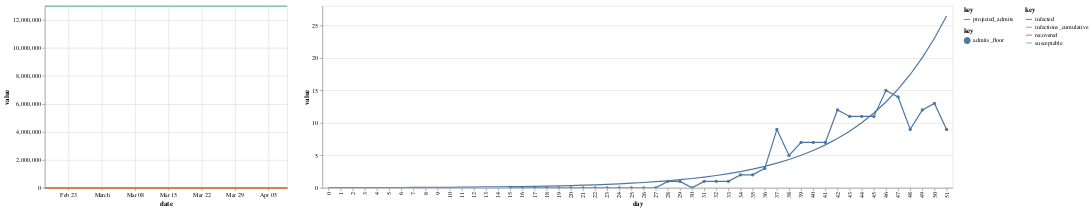

The notebook cell saved with this chart:
### Markdown cell above
### Visualize Fit

### Code cell
start_date = best_loss['start_date']
total_days = len(la) + (la.date.min() - start_date).days
N = total_days

s, i, r = sir(start_date, best_loss['doubling_time'], regional_population, infectious_days, N)
d = pd.DataFrame({
    'date': pd.date_range(start_date, periods = N), 
    'susceptable': s, 
    "infected": i, 
    "recovered": r,
    "infections_cumulative": i + r,
    "projected_admits": i * overall_hosp_rate * hosp_market_share,
})

p1 = (alt
 .Chart(d)
 .transform_fold(['susceptable', 'infected', 'recovered', 'infections_cumulative'])
 .encode(x='date:T', y="value:Q", color='key:N')
 .mark_line()
)
combined = d.merge(la, on="date", how="left")
combined["day"] = np.arange(0, combined.shape[0])

sir_p = (alt
 .Chart()
 .transform_fold(['projected_admits'])
#  .encode(x='day:N', y=alt.Y("value:Q", scale = alt.Scale(domain=(0, 1000))), color='key:N')
 .encode(x='day:N', y=alt.Y("value:Q"), color='key:N')
 .mark_line(clip=True)
)

act_p = (alt
 .Chart()
 .transform_fold(['admits_floor'])
 .encode(x='day:N', y="value:Q", color='key:N')
 .mark_line(point = True, clip=True)
)

p2 = alt.layer(sir_p, act_p, data=combined).resolve_scale(color="independent")
alt.hconcat(p1, p2)

### Figure 1 — Vega-Lite specification as saved in the notebook (floating-point values rounded to 4 significant figures)
{"config": {"view": {"continuousWidth": 400, "continuousHeight": 300}}, "hconcat": [{"data": {"name": "data-4ea5667ce53f233c780239dcfdc973f3"}, "mark": "line", "encoding": {"color": {"type": "nominal", "field": "key"}, "x": {"type": "temporal", "field": "date"}, "y": {"type": "quantitative", "field": "value"}}, "transform": [{"fold": ["susceptable", "infected", "recovered", "infections_cumulative"]}]}, {"layer": [{"mark": {"type": "line", "clip": true}, "encoding": {"color": {"type": "nominal", "field": "key"}, "x": {"type": "nominal", "field": "day"}, "y": {"type": "quantitative", "field": "value"}}, "transform": [{"fold": ["projected_admits"]}]}, {"mark": {"type": "line", "clip": true, "point": true}, "encoding": {"color": {"type": "nominal", "field": "key"}, "x": {"type": "nominal", "field": "day"}, "y": {"type": "quantitative", "field": "value"}}, "transform": [{"fold": ["admits_floor"]}]}], "data": {"name": "data-5d0d82ad02b1cce2b35e5601bf034324"}, "resolve": {"scale": {"color": "independent"}}}], "$schema": "https://vega.github.io/schema/vega-lite/v4.0.2.json", "datasets": {"data-4ea5667ce53f233c780239dcfdc973f3": [{"date": "2020-02-18T00:00:00", "susceptable": 13000000.0, "infected": 1.0, "recovered": 0.0, "infections_cumulative": 1.0, "projected_admits": 0.0225}, {"date": "2020-02-19T00:00:00", "susceptable": 13000000.0, "infected": 1.149, "recovered": 0.07143, "infections_cumulative": 1.22, "projected_admits": 0.02585}, {"date": "2020-02-20T00:00:00", "susceptable": 13000000.0, "infected": 1.32, "recovered": 0.1535, "infections_cumulative": 1.473, "projected_admits": 0.02969}, {"date": "2020-02-21T00:00:00", "susceptable": 13000000.0, "infected": 1.516, "recovered": 0.2477, "infections_cumulative": 1.763, "projected_admits": 0.0341}, {"date": "2020-02-22T00:00:00", "susceptable": 13000000.0, "infected": 1.741, "recovered": 0.356, "infections_cumulative": 2.097, "projected_admits": 0.03917}, {"date": "2020-02-23T00:00:00", "susceptable": 13000000.0, "infected": 2.0, "recovered": 0.4804, "infections_cumulative": 2.48, "projected_admits": 0.045}, {"date": "2020-02-24T00:00:00", "susceptable": 13000000.0, "infected": 2.297, "recovered": 0.6232, "infections_cumulative": 2.921, "projected_admits": 0.05169}, {"date": "2020-02-25T00:00:00", "susceptable": 13000000.0, "infected": 2.639, "recovered": 0.7873, "infections_cumulative": 3.426, "projected_admits": 0.05938}, {"date": "2020-02-26T00:00:00", "susceptable": 13000000.0, "infected": 3.031, "recovered": 0.9758, "infections_cumulative": 4.007, "projected_admits": 0.06821}, {"date": "2020-02-27T00:00:00", "susceptable": 13000000.0, "infected": 3.482, "recovered": 1.192, "infections_cumulative": 4.675, "projected_admits": 0.07835}, {"date": "2020-02-28T00:00:00", "susceptable": 13000000.0, "infected": 4.0, "recovered": 1.441, "infections_cumulative": 5.441, "projected_admits": 0.09}, {"date": "2020-02-29T00:00:00", "susceptable": 13000000.0, "infected": 4.595, "recovered": 1.727, "infections_cumulative": 6.322, "projected_admits": 0.1034}, {"date": "2020-03-01T00:00:00", "susceptable": 13000000.0, "infected": 5.278, "recovered": 2.055, "infections_cumulative": 7.333, "projected_admits": 0.1188}, {"date": "2020-03-02T00:00:00", "susceptable": 13000000.0, "infected": 6.063, "recovered": 2.432, "infections_cumulative": 8.495, "projected_admits": 0.1364}, {"date": "2020-03-03T00:00:00", "susceptable": 13000000.0, "infected": 6.964, "recovered": 2.865, "infections_cumulative": 9.829, "projected_admits": 0.1567}, {"date": "2020-03-04T00:00:00", "susceptable": 13000000.0, "infected": 8.0, "recovered": 3.363, "infections_cumulative": 11.36, "projected_admits": 0.18}, {"date": "2020-03-05T00:00:00", "susceptable": 13000000.0, "infected": 9.19, "recovered": 3.934, "infections_cumulative": 13.12, "projected_admits": 0.2068}, {"date": "2020-03-06T00:00:00", "susceptable": 13000000.0, "infected": 10.56, "recovered": 4.59, "infections_cumulative": 15.15, "projected_admits": 0.2375}, {"date": "2020-03-07T00:00:00", "susceptable": 13000000.0, "infected": 12.13, "recovered": 5.344, "infections_cumulative": 17.47, "projected_admits": 0.2728}, {"date": "2020-03-08T00:00:00", "susceptable": 13000000.0, "infected": 13.93, "recovered": 6.21, "infections_cumulative": 20.14, "projected_admits": 0.3134}, {"date": "2020-03-09T00:00:00", "susceptable": 13000000.0, "infected": 16.0, "recovered": 7.205, "infections_cumulative": 23.21, "projected_admits": 0.36}, {"date": "2020-03-10T00:00:00", "susceptable": 13000000.0, "infected": 18.38, "recovered": 8.348, "infections_cumulative": 26.73, "projected_admits": 0.4135}, {"date": "2020-03-11T00:00:00", "susceptable": 13000000.0, "infected": 21.11, "recovered": 9.661, "infections_cumulative": 30.77, "projected_admits": 0.475}, {"date": "2020-03-12T00:00:00", "susceptable": 13000000.0, "infected": 24.25, "recovered": 11.17, "infections_cumulative": 35.42, "projected_admits": 0.5457}, {"date": "2020-03-13T00:00:00", "susceptable": 13000000.0, "infected": 27.86, "recovered": 12.9, "infections_cumulative": 40.76, "projected_admits": 0.6268}, {"date": "2020-03-14T00:00:00", "susceptable": 13000000.0, "infected": 32.0, "recovered": 14.89, "infections_cumulative": 46.89, "projected_admits": 0.72}, {"date": "2020-03-15T00:00:00", "susceptable": 13000000.0, "infected": 36.76, "recovered": 17.18, "infections_cumulative": 53.93, "projected_admits": 0.8271}, {"date": "2020-03-16T00:00:00", "susceptable": 13000000.0, "infected": 42.22, "recovered": 19.8, "infections_cumulative": 62.03, "projected_admits": 0.95}, {"date": "2020-03-17T00:00:00", "susceptable": 13000000.0, "infected": 48.5, "recovered": 22.82, "infections_cumulative": 71.32, "projected_admits": 1.091}, {"date": "2020-03-18T00:00:00", "susceptable": 13000000.0, "infected": 55.71, "recovered": 26.28, "infections_cumulative": 82.0, "projected_admits": 1.254}, {"date": "2020-03-19T00:00:00", "susceptable": 13000000.0, "infected": 64.0, "recovered": 30.26, "infections_cumulative": 94.26, "projected_admits": 1.44}, {"date": "2020-03-20T00:00:00", "susceptable": 13000000.0, "infected": 73.52, "recovered": 34.83, "infections_cumulative": 108.3, "projected_admits": 1.654}, {"date": "2020-03-21T00:00:00", "susceptable": 13000000.0, "infected": 84.45, "recovered": 40.09, "infections_cumulative": 124.5, "projected_admits": 1.9}, {"date": "2020-03-22T00:00:00", "susceptable": 13000000.0, "infected": 97.0, "recovered": 46.12, "infections_cumulative": 143.1, "projected_admits": 2.183}, {"date": "2020-03-23T00:00:00", "susceptable": 13000000.0, "infected": 111.4, "recovered": 53.05, "infections_cumulative": 164.5, "projected_admits": 2.507}, {"date": "2020-03-24T00:00:00", "susceptable": 13000000.0, "infected": 128.0, "recovered": 61.01, "infections_cumulative": 189.0, "projected_admits": 2.88}, {"date": "2020-03-25T00:00:00", "susceptable": 13000000.0, "infected": 147.0, "recovered": 70.15, "infections_cumulative": 217.2, "projected_admits": 3.308}, {"date": "2020-03-26T00:00:00", "susceptable": 13000000.0, "infected": 168.9, "recovered": 80.65, "infections_cumulative": 249.5, "projected_admits": 3.8}, {"date": "2020-03-27T00:00:00", "susceptable": 13000000.0, "infected": 194.0, "recovered": 92.71, "infections_cumulative": 286.7, "projected_admits": 4.365}, {"date": "2020-03-28T00:00:00", "susceptable": 13000000.0, "infected": 222.9, "recovered": 106.6, "infections_cumulative": 329.4, "projected_admits": 5.014}, {"date": "2020-03-29T00:00:00", "susceptable": 13000000.0, "infected": 256.0, "recovered": 122.5, "infections_cumulative": 378.5, "projected_admits": 5.76}, {"date": "2020-03-30T00:00:00", "susceptable": 13000000.0, "infected": 294.1, "recovered": 140.8, "infections_cumulative": 434.8, "projected_admits": 6.616}, {"date": "2020-03-31T00:00:00", "susceptable": 13000000.0, "infected": 337.8, "recovered": 161.8, "infections_cumulative": 499.6, "projected_admits": 7.6}, {"date": "2020-04-01T00:00:00", "susceptable": 13000000.0, "infected": 388.0, "recovered": 185.9, "infections_cumulative": 573.9, "projected_admits": 8.73}, {"date": "2020-04-02T00:00:00", "susceptable": 13000000.0, "infected": 445.7, "recovered": 213.6, "infections_cumulative": 659.3, "projected_admits": 10.03}, {"date": "2020-04-03T00:00:00", "susceptable": 13000000.0, "infected": 512.0, "recovered": 245.5, "infections_cumulative": 757.4, "projected_admits": 11.52}, {"date": "2020-04-04T00:00:00", "susceptable": 13000000.0, "infected": 588.1, "recovered": 282.0, "infections_cumulative": 870.1, "projected_admits": 13.23}, {"date": "2020-04-05T00:00:00", "susceptable": 13000000.0, "infected": 675.5, "recovered": 324.0, "infections_cumulative": 999.6, "projected_admits": 15.2}, {"date": "2020-04-06T00:00:00", "susceptable": 13000000.0, "infected": 776.0, "recovered": 372.3, "infections_cumulative": 1148.0, "projected_admits": 17.46}, {"date": "2020-04-07T00:00:00", "susceptable": 13000000.0, "infected": 891.3, "recovered": 427.7, "infections_cumulative": 1319.0, "projected_admits": 20.05}, {"date": "2020-04-08T00:00:00", "susceptable": 13000000.0, "infected": 1024.0, "recovered": 491.4, "infections_cumulative": 1515.0, "projected_admits": 23.04}, {"date": "2020-04-09T00:00:00", "susceptable": 13000000.0, "infected": 1176.0, "recovered": 564.5, "infections_cumulative": 1741.0, "projected_admits": 26.46}], "data-5d0d82ad02b1cce2b35e5601bf034324": [{"date": "2020-02-18T00:00:00", "susceptable": 13000000.0, "infected": 1.0, "recovered": 0.0, "infections_cumulative": 1.0, "projected_admits": 0.0225, "cases": null, "new_cases": null, "admits": null, "admits_floor": null, "census": null, "day": 0}, {"date": "2020-02-19T00:00:00", "susceptable": 13000000.0, "infected": 1.149, "recovered": 0.07143, "infections_cumulative": 1.22, "projected_admits": 0.02585, "cases": null, "new_cases": null, "admits": null, "admits_floor": null, "census": null, "day": 1}, {"date": "2020-02-20T00:00:00", "susceptable": 13000000.0, "infected": 1.32, "recovered": 0.1535, "infections_cumulative": 1.473, "projected_admits": 0.02969, "cases": null, "new_cases": null, "admits": null, "admits_floor": null, "census": null, "day": 2}, {"date": "2020-02-21T00:00:00", "susceptable": 13000000.0, "infected": 1.516, "recovered": 0.2477, "infections_cumulative": 1.763, "projected_admits": 0.0341, "cases": null, "new_cases": null, "admits": null, "admits_floor": null, "census": null, "day": 3}, {"date": "2020-02-22T00:00:00", "susceptable": 13000000.0, "infected": 1.741, "recovered": 0.356, "infections_cumulative": 2.097, "projected_admits": 0.03917, "cases": null, "new_cases": null, "admits": null, "admits_floor": null, "census": null, "day": 4}, {"date": "2020-02-23T00:00:00", "susceptable": 13000000.0, "infected": 2.0, "recovered": 0.4804, "infections_cumulative": 2.48, "projected_admits": 0.045, "cases": null, "new_cases": null, "admits": null, "admits_floor": null, "census": null, "day": 5}, {"date": "2020-02-24T00:00:00", "susceptable": 13000000.0, "infected": 2.297, "recovered": 0.6232, "infections_cumulative": 2.921, "projected_admits": 0.05169, "cases": null, "new_cases": null, "admits": null, "admits_floor": null, "census": null, "day": 6}, {"date": "2020-02-25T00:00:00", "susceptable": 13000000.0, "infected": 2.639, "recovered": 0.7873, "infections_cumulative": 3.426, "projected_admits": 0.05938, "cases": null, "new_cases": null, "admits": null, "admits_floor": null, "census": null, "day": 7}, {"date": "2020-02-26T00:00:00", "susceptable": 13000000.0, "infected": 3.031, "recovered": 0.9758, "infections_cumulative": 4.007, "projected_admits": 0.06821, "cases": null, "new_cases": null, "admits": null, "admits_floor": null, "census": null, "day": 8}, {"date": "2020-02-27T00:00:00", "susceptable": 13000000.0, "infected": 3.482, "recovered": 1.192, "infections_cumulative": 4.675, "projected_admits": 0.07835, "cases": null, "new_cases": null, "admits": null, "admits_floor": null, "census": null, "day": 9}, {"date": "2020-02-28T00:00:00", "susceptable": 13000000.0, "infected": 4.0, "recovered": 1.441, "infections_cumulative": 5.441, "projected_admits": 0.09, "cases": null, "new_cases": null, "admits": null, "admits_floor": null, "census": null, "day": 10}, {"date": "2020-02-29T00:00:00", "susceptable": 13000000.0, "infected": 4.595, "recovered": 1.727, "infections_cumulative": 6.322, "projected_admits": 0.1034, "cases": null, "new_cases": null, "admits": null, "admits_floor": null, "census": null, "day": 11}, {"date": "2020-03-01T00:00:00", "susceptable": 13000000.0, "infected": 5.278, "recovered": 2.055, "infections_cumulative": 7.333, "projected_admits": 0.1188, "cases": null, "new_cases": null, "admits": null, "admits_floor": null, "census": null, "day": 12}, {"date": "2020-03-02T00:00:00", "susceptable": 13000000.0, "infected": 6.063, "recovered": 2.432, "infections_cumulative": 8.495, "projected_admits": 0.1364, "cases": null, "new_cases": null, "admits": null, "admits_floor": null, "census": null, "day": 13}, {"date": "2020-03-03T00:00:00", "susceptable": 13000000.0, "infected": 6.964, "recovered": 2.865, "infections_cumulative": 9.829, "projected_admits": 0.1567, "cases": null, "new_cases": null, "admits": null, "admits_floor": null, "census": null, "day": 14}, {"date": "2020-03-04T00:00:00", "susceptable": 13000000.0, "infected": 8.0, "recovered": 3.363, "infections_cumulative": 11.36, "projected_admits": 0.18, "cases": 7.0, "new_cases": 7.0, "admits": 0.1575, "admits_floor": 0.0, "census": 0.0, "day": 15}, {"date": "2020-03-05T00:00:00", "susceptable": 13000000.0, "infected": 9.19, "recovered": 3.934, "infections_cumulative": 13.12, "projected_admits": 0.2068, "cases": 11.0, "new_cases": 4.0, "admits": 0.09, "admits_floor": 0.0, "census": 0.0, "day": 16}, {"date": "2020-03-06T00:00:00", "susceptable": 13000000.0, "infected": 10.56, "recovered": 4.59, "infections_cumulative": 15.15, "projected_admits": 0.2375, "cases": 13.0, "new_cases": 2.0, "admits": 0.045, "admits_floor": 0.0, "census": 0.0, "day": 17}, {"date": "2020-03-07T00:00:00", "susceptable": 13000000.0, "infected": 12.13, "recovered": 5.344, "infections_cumulative": 17.47, "projected_admits": 0.2728, "cases": 14.0, "new_cases": 1.0, "admits": 0.0225, "admits_floor": 0.0, "census": 0.0, "day": 18}, {"date": "2020-03-08T00:00:00", "susceptable": 13000000.0, "infected": 13.93, "recovered": 6.21, "infections_cumulative": 20.14, "projected_admits": 0.3134, "cases": 14.0, "new_cases": 0.0, "admits": 0.0, "admits_floor": 0.0, "census": 0.0, "day": 19}, {"date": "2020-03-09T00:00:00", "susceptable": 13000000.0, "infected": 16.0, "recovered": 7.205, "infections_cumulative": 23.21, "projected_admits": 0.36, "cases": 19.0, "new_cases": 5.0, "admits": 0.1125, "admits_floor": 0.0, "census": 0.0, "day": 20}, {"date": "2020-03-10T00:00:00", "susceptable": 13000000.0, "infected": 18.38, "recovered": 8.348, "infections_cumulative": 26.73, "projected_admits": 0.4135, "cases": 20.0, "new_cases": 1.0, "admits": 0.0225, "admits_floor": 0.0, "census": 0.0, "day": 21}, {"date": "2020-03-11T00:00:00", "susceptable": 13000000.0, "infected": 21.11, "recovered": 9.661, "infections_cumulative": 30.77, "projected_admits": 0.475, "cases": 28.0, "new_cases": 8.0, "admits": 0.18, "admits_floor": 0.0, "census": 0.0, "day": 22}, {"date": "2020-03-12T00:00:00", "susceptable": 13000000.0, "infected": 24.25, "recovered": 11.17, "infections_cumulative": 35.42, "projected_admits": 0.5457, "cases": 32.0, "new_cases": 4.0, "admits": 0.09, "admits_floor": 0.0, "census": 0.0, "day": 23}, {"date": "2020-03-13T00:00:00", "susceptable": 13000000.0, "infected": 27.86, "recovered": 12.9, "infections_cumulative": 40.76, "projected_admits": 0.6268, "cases": 40.0, "new_cases": 8.0, "admits": 0.18, "admits_floor": 0.0, "census": 0.0, "day": 24}, {"date": "2020-03-14T00:00:00", "susceptable": 13000000.0, "infected": 32.0, "recovered": 14.89, "infections_cumulative": 46.89, "projected_admits": 0.72, "cases": 53.0, "new_cases": 13.0, "admits": 0.2925, "admits_floor": 0.0, "census": 0.0, "day": 25}, {"date": "2020-03-15T00:00:00", "susceptable": 13000000.0, "infected": 36.76, "recovered": 17.18, "infections_cumulative": 53.93, "projected_admits": 0.8271, "cases": 69.0, "new_cases": 16.0, "admits": 0.36, "admits_floor": 0.0, "census": 0.0, "day": 26}, {"date": "2020-03-16T00:00:00", "susceptable": 13000000.0, "infected": 42.22, "recovered": 19.8, "infections_cumulative": 62.03, "projected_admits": 0.95, "cases": 94.0, "new_cases": 25.0, "admits": 0.5625, "admits_floor": 0.0, "census": 0.0, "day": 27}, {"date": "2020-03-17T00:00:00", "susceptable": 13000000.0, "infected": 48.5, "recovered": 22.82, "infections_cumulative": 71.32, "projected_admits": 1.091, "cases": 144.0, "new_cases": 50.0, "admits": 1.125, "admits_floor": 1.0, "census": 1.0, "day": 28}, {"date": "2020-03-18T00:00:00", "susceptable": 13000000.0, "infected": 55.71, "recovered": 26.28, "infections_cumulative": 82.0, "projected_admits": 1.254, "cases": 190.0, "new_cases": 46.0, "admits": 1.035, "admits_floor": 1.0, "census": 2.0, "day": 29}, {"date": "2020-03-19T00:00:00", "susceptable": 13000000.0, "infected": 64.0, "recovered": 30.26, "infections_cumulative": 94.26, "projected_admits": 1.44, "cases": 231.0, "new_cases": 41.0, "admits": 0.9225, "admits_floor": 0.0, "census": 2.0, "day": 30}, {"date": "2020-03-20T00:00:00", "susceptable": 13000000.0, "infected": 73.52, "recovered": 34.83, "infections_cumulative": 108.3, "projected_admits": 1.654, "cases": 292.0, "new_cases": 61.0, "admits": 1.373, "admits_floor": 1.0, "census": 3.0, "day": 31}, {"date": "2020-03-21T00:00:00", "susceptable": 13000000.0, "infected": 84.45, "recovered": 40.09, "infections_cumulative": 124.5, "projected_admits": 1.9, "cases": 351.0, "new_cases": 59.0, "admits": 1.328, "admits_floor": 1.0, "census": 4.0, "day": 32}, {"date": "2020-03-22T00:00:00", "susceptable": 13000000.0, "infected": 97.0, "recovered": 46.12, "infections_cumulative": 143.1, "projected_admits": 2.183, "cases": 421.0, "new_cases": 70.0, "admits": 1.575, "admits_floor": 1.0, "census": 5.0, "day": 33}, {"date": "2020-03-23T00:00:00", "susceptable": 13000000.0, "infected": 111.4, "recovered": 53.05, "infections_cumulative": 164.5, "projected_admits": 2.507, "cases": 536.0, "new_cases": 115.0, "admits": 2.587, "admits_floor": 2.0, "census": 7.0, "day": 34}, {"date": "2020-03-24T00:00:00", "susceptable": 13000000.0, "infected": 128.0, "recovered": 61.01, "infections_cumulative": 189.0, "projected_admits": 2.88, "cases": 662.0, "new_cases": 126.0, "admits": 2.835, "admits_floor": 2.0, "census": 8.0, "day": 35}, {"date": "2020-03-25T00:00:00", "susceptable": 13000000.0, "infected": 147.0, "recovered": 70.15, "infections_cumulative": 217.2, "projected_admits": 3.308, "cases": 799.0, "new_cases": 137.0, "admits": 3.083, "admits_floor": 3.0, "census": 10.0, "day": 36}, {"date": "2020-03-26T00:00:00", "susceptable": 13000000.0, "infected": 168.9, "recovered": 80.65, "infections_cumulative": 249.5, "projected_admits": 3.8, "cases": 1216.0, "new_cases": 417.0, "admits": 9.383, "admits_floor": 9.0, "census": 19.0, "day": 37}, {"date": "2020-03-27T00:00:00", "susceptable": 13000000.0, "infected": 194.0, "recovered": 92.71, "infections_cumulative": 286.7, "projected_admits": 4.365, "cases": 1465.0, "new_cases": 249.0, "admits": 5.603, "admits_floor": 5.0, "census": 23.0, "day": 38}, {"date": "2020-03-28T00:00:00", "susceptable": 13000000.0, "infected": 222.9, "recovered": 106.6, "infections_cumulative": 329.4, "projected_admits": 5.014, "cases": 1804.0, "new_cases": 339.0, "admits": 7.627, "admits_floor": 7.0, "census": 29.0, "day": 39}, {"date": "2020-03-29T00:00:00", "susceptable": 13000000.0, "infected": 256.0, "recovered": 122.5, "infections_cumulative": 378.5, "projected_admits": 5.76, "cases": 2136.0, "new_cases": 332.0, "admits": 7.47, "admits_floor": 7.0, "census": 35.0, "day": 40}, {"date": "2020-03-30T00:00:00", "susceptable": 13000000.0, "infected": 294.1, "recovered": 140.8, "infections_cumulative": 434.8, "projected_admits": 6.616, "cases": 2474.0, "new_cases": 338.0, "admits": 7.605, "admits_floor": 7.0, "census": 40.0, "day": 41}, {"date": "2020-03-31T00:00:00", "susceptable": 13000000.0, "infected": 337.8, "recovered": 161.8, "infections_cumulative": 499.6, "projected_admits": 7.6, "cases": 3011.0, "new_cases": 537.0, "admits": 12.08, "admits_floor": 12.0, "census": 50.0, "day": 42}, {"date": "2020-04-01T00:00:00", "susceptable": 13000000.0, "infected": 388.0, "recovered": 185.9, "infections_cumulative": 573.9, "projected_admits": 8.73, "cases": 3518.0, "new_cases": 507.0, "admits": 11.41, "admits_floor": 11.0, "census": 58.0, "day": 43}, {"date": "2020-04-02T00:00:00", "susceptable": 13000000.0, "infected": 445.7, "recovered": 213.6, "infections_cumulative": 659.3, "projected_admits": 10.03, "cases": 4045.0, "new_cases": 527.0, "admits": 11.86, "admits_floor": 11.0, "census": 60.0, "day": 44}, {"date": "2020-04-03T00:00:00", "susceptable": 13000000.0, "infected": 512.0, "recovered": 245.5, "infections_cumulative": 757.4, "projected_admits": 11.52, "cases": 4566.0, "new_cases": 521.0, "admits": 11.72, "admits_floor": 11.0, "census": 66.0, "day": 45}, {"date": "2020-04-04T00:00:00", "susceptable": 13000000.0, "infected": 588.1, "recovered": 282.0, "infections_cumulative": 870.1, "projected_admits": 13.23, "cases": 5277.0, "new_cases": 711.0, "admits": 16.0, "admits_floor": 15.0, "census": 74.0, "day": 46}, {"date": "2020-04-05T00:00:00", "susceptable": 13000000.0, "infected": 675.5, "recovered": 324.0, "infections_cumulative": 999.6, "projected_admits": 15.2, "cases": 5940.0, "new_cases": 663.0, "admits": 14.92, "admits_floor": 14.0, "census": 81.0, "day": 47}, {"date": "2020-04-06T00:00:00", "susceptable": 13000000.0, "infected": 776.0, "recovered": 372.3, "infections_cumulative": 1148.0, "projected_admits": 17.46, "cases": 6360.0, "new_cases": 420.0, "admits": 9.45, "admits_floor": 9.0, "census": 83.0, "day": 48}, {"date": "2020-04-07T00:00:00", "susceptable": 13000000.0, "infected": 891.3, "recovered": 427.7, "infections_cumulative": 1319.0, "projected_admits": 20.05, "cases": 6910.0, "new_cases": 550.0, "admits": 12.38, "admits_floor": 12.0, "census": 83.0, "day": 49}, {"date": "2020-04-08T00:00:00", "susceptable": 13000000.0, "infected": 1024.0, "recovered": 491.4, "infections_cumulative": 1515.0, "projected_admits": 23.04, "cases": 7530.0, "new_cases": 620.0, "admits": 13.95, "admits_floor": 13.0, "census": 85.0, "day": 50}, {"date": "2020-04-09T00:00:00", "susceptable": 13000000.0, "infected": 1176.0, "recovered": 564.5, "infections_cumulative": 1741.0, "projected_admits": 26.46, "cases": 7955.0, "new_cases": 425.0, "admits": 9.562, "admits_floor": 9.0, "census": 83.0, "day": 51}]}}
